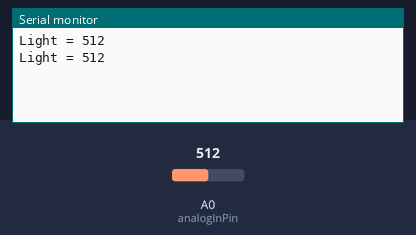
Bench run of a sketch on a simulated Arduino Uno, built with avr-gcc and run on an emulated ATmega328P. Parts: the last lines printed to the serial monitor. The inputs (shaded band) are chosen by the test bench; at power-on: A0 (analogInPin) = 512.

Above: at 1.8 s.
1.9 s: A0 (analogInPin) set to 716
At 2.5 s:
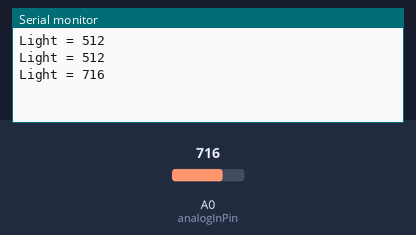
3.4 s: A0 (analogInPin) set to 900
At 4.8 s:
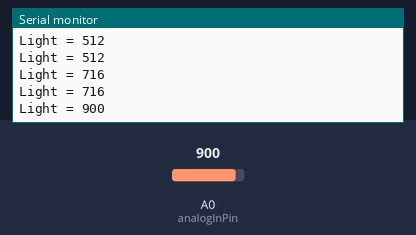
Timing chart, 0 to 6.4 s (numbered marks = the images above; inputs shaded):
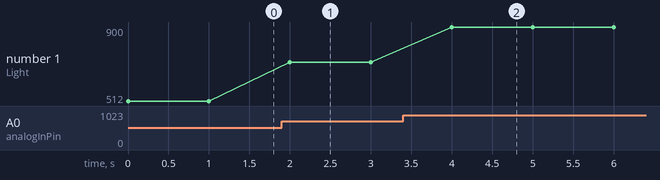

Measured:
- after the input at 1.9 s, the serial monitor: prints a new line after 0.10 s (image 1)
- after the input at 3.4 s, the serial monitor: prints a new line after 0.60 s (image 2)
- plotted number 1: 512 → 716 after the input at 1.9 s, 716 → 900 after the input at 3.4 s

The sketch:

LightSensor.ino
```cpp
// The pin the light sensor is attached to
const int analogInPin = A0;

// Set up the variable for the light sensor value
int sensorValue = 0;

void setup() {
  // initialize serial communications at 9600 baud
  Serial.begin(9600);
}

void loop() {
  // read the analog in value:
  sensorValue = analogRead(analogInPin);

  // print the results to the Serial Monitor:
  Serial.print("Light = ");
  Serial.println(sensorValue);

  // wait 1000 milliseconds before the next loop for the analog-to-digital
  delay(1000);
}
```
